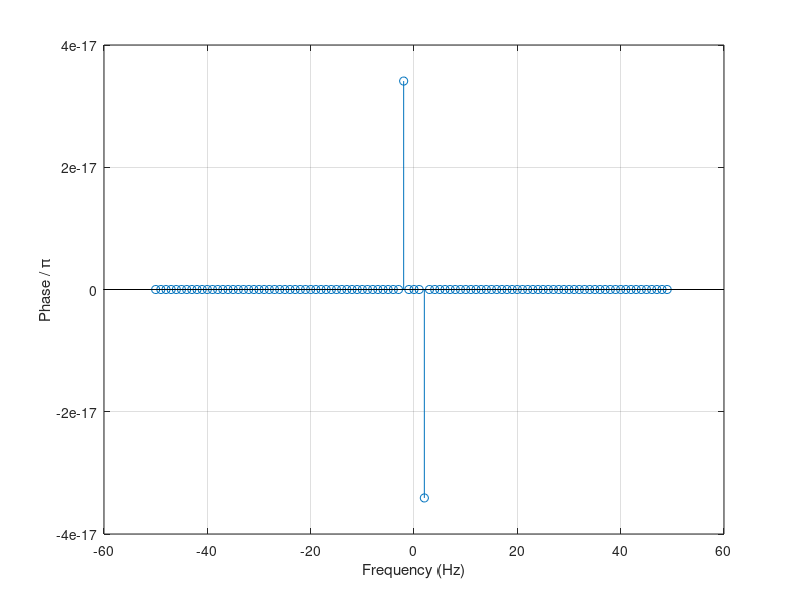

MATLAB code for this plot:
clear all
close all
fs = 100;
t = 0:1/fs:1-1/fs;
x = cos(2*pi*2*t);
y = fft(x);
z = fftshift(y);
ly = length(y);
f = (-ly/2:ly/2-1)/ly*fs;
stem(f,abs(z))
xlabel 'Frequency (Hz)'
ylabel '|y|'
grid
tol = 1e-6;
z(abs(z) < tol) = 0;

theta = angle(z);

stem(f,theta/pi)
xlabel 'Frequency (Hz)'
ylabel 'Phase / \pi'
grid